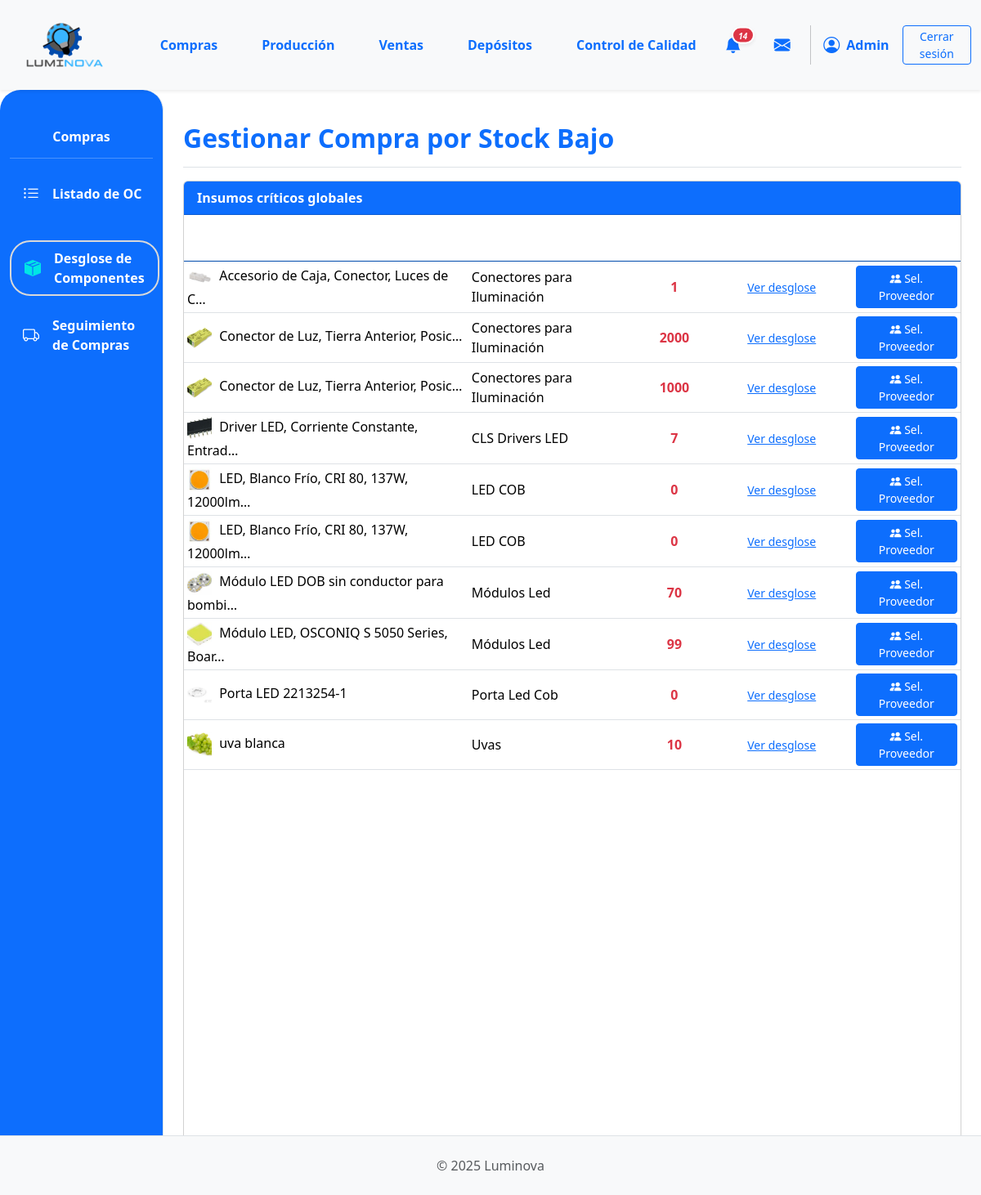
Page /compras/compras/desglose/ (signed in) on the committed database.
### App_LUMINOVA/models.py (models this page shows, shortened)
class CategoriaInsumo(models.Model):
    nombre = models.CharField(
        max_length=100, verbose_name="Nombre Categoría Insumo"
    )
    imagen = models.ImageField(upload_to="categorias_insumos/", null=True, blank=True)
    deposito = models.ForeignKey(
        "Deposito",
        on_delete=models.CASCADE,
        related_name="categorias_insumo",
        null=True,
        blank=True,
    )
    class Meta:
        verbose_name = "Categoría de Insumo"
        verbose_name_plural = "Categorías de Insumos"
        unique_together = ("nombre", "deposito")

class Insumo(models.Model):
    notificado_a_compras = models.BooleanField(default=False, help_text="¿Ya fue notificado a compras por stock bajo?")
    descripcion = models.CharField(max_length=255)
    categoria = models.ForeignKey(
        CategoriaInsumo, on_delete=models.PROTECT, related_name="insumos"
    )
    fabricante = models.ForeignKey(
        Fabricante,
        on_delete=models.SET_NULL,
        null=True,
        blank=True,
        related_name="insumos_fabricados",
    )
    imagen = models.ImageField(null=True, blank=True, upload_to="insumos/")
    stock = models.IntegerField(default=0)
    cantidad_en_pedido = models.PositiveIntegerField(
        default=0, verbose_name="Cantidad en Pedido", blank=True, null=True
    )
    deposito = models.ForeignKey(
        "Deposito",
        on_delete=models.PROTECT,
        related_name="insumos",
        null=True,
        blank=True,
        help_text="Depósito al que pertenece este insumo",
    )

### App_LUMINOVA/views_compras.py (the view)
# urls.py: path("compras/desglose/", compras_desglose_view, name="compras_desglose"),
@login_required
def compras_desglose_view(request):
    if not es_admin_o_rol(request.user, ["compras", "administrador"]):
        messages.error(request, "Acceso denegado. No tiene permisos para acceder a Compras.")
        return redirect("App_LUMINOVA:dashboard")
    logger.info("--- compras_desglose_view: INICIO ---")
    notificaciones_usuario = NotificationService.obtener_notificaciones_usuario(
        request.user, solo_no_leidas=True
    )
    if hasattr(notificaciones_usuario, 'filter'):
        notificaciones_stock_bajo = notificaciones_usuario.filter(tipo='stock_bajo')
    else:
        notificaciones_stock_bajo = [n for n in notificaciones_usuario if getattr(n, 'tipo', None) == 'stock_bajo']
    UMBRAL_STOCK_BAJO_INSUMOS = 15000
    ESTADOS_OC_POST_BORRADOR = [
        "APROBADA",
        "ENVIADA_PROVEEDOR",
        "EN_TRANSITO",
        "RECIBIDA_PARCIAL",
        "RECIBIDA_TOTAL",
        "COMPLETADA",
    ]
    from django.db.models import Sum
    insumos_con_oc_suficiente = []
    for insumo in Insumo.objects.filter(stock__lt=UMBRAL_STOCK_BAJO_INSUMOS):
        from django.db.models import Q
        total_en_ocs = Orden.objects.filter(
            tipo="compra",
            estado__in=ESTADOS_OC_POST_BORRADOR,
            insumo_principal=insumo
        ).filter(
            Q(deposito=insumo.deposito) | Q(deposito__isnull=True)
        ).aggregate(total=Sum('cantidad_principal'))['total'] or 0
        if (insumo.stock + total_en_ocs) >= UMBRAL_STOCK_BAJO_INSUMOS:
            insumos_con_oc_suficiente.append(insumo.id)
    insumos_ya_gestionados_ids = insumos_con_oc_suficiente
    logger.info(
        f"IDs de insumos que ya tienen OC post-borrador con cantidad suficiente: {list(insumos_ya_gestionados_ids)}"
    )
    all_insumos_bajo_stock = Insumo.objects.filter(stock__lt=UMBRAL_STOCK_BAJO_INSUMOS)
    logger.info(f"=== DEBUG DESGLOSE DE COMPRAS ===")
    logger.info(f"Umbral de stock bajo: {UMBRAL_STOCK_BAJO_INSUMOS}")
    if hasattr(all_insumos_bajo_stock, 'count'):
        logger.info(f"Total de insumos con stock bajo: {all_insumos_bajo_stock.count()}")
    else:
        logger.info(f"Total de insumos con stock bajo: {len(all_insumos_bajo_stock)}")
    for insumo in all_insumos_bajo_stock:
        ocs_activas = Orden.objects.filter(
            tipo="compra",
            estado__in=ESTADOS_OC_POST_BORRADOR,
            insumo_principal=insumo
        )
        total_en_ocs = ocs_activas.aggregate(total=Sum('cantidad_principal'))['total'] or 0
        stock_final = insumo.stock + total_en_ocs
        necesita_compra = stock_final < UMBRAL_STOCK_BAJO_INSUMOS
        logger.info(f"  Insumo '{insumo.descripcion}' (ID: {insumo.id}):")
        logger.info(f"    Stock actual: {insumo.stock}")
        logger.info(f"    En OCs activas: {total_en_ocs}")
        logger.info(f"    Stock proyectado: {stock_final}")
        logger.info(f"    Necesita compra: {necesita_compra}")
        logger.info(f"    OCs activas: {ocs_activas.count()}")
        for oc in ocs_activas:
            logger.info(f"      - OC #{oc.id}: Estado={oc.estado}, Cantidad={oc.cantidad_principal}")
    from collections import defaultdict
    insumos_criticos_qs = (
        Insumo.objects.filter(stock__lt=UMBRAL_STOCK_BAJO_INSUMOS)
        .exclude(id__in=insumos_ya_gestionados_ids)
        .select_related("categoria", "deposito")
        .order_by("descripcion")
    )
    insumos_dict = {}
    for insumo in insumos_criticos_qs:
        key = (insumo.descripcion, insumo.categoria_id)
        if key not in insumos_dict:
            insumos_dict[key] = {
                "id": insumo.id,
                "descripcion": insumo.descripcion,
                "categoria": insumo.categoria,
                "imagen": getattr(insumo, "imagen", None),
                "stock_total": 0,
                "desglose_depositos": [],
                "tiene_oc_borrador": False,
            }
        insumos_dict[key]["stock_total"] += insumo.stock
        insumos_dict[key]["desglose_depositos"].append({
            "deposito": insumo.deposito.nombre if insumo.deposito else "Sin depósito",
            "stock": insumo.stock,
        })
        tiene_oc_borrador = Orden.objects.filter(
            tipo="compra",
            estado="BORRADOR",
            insumo_principal=insumo,
            deposito=insumo.deposito
        ).exists()
        if tiene_oc_borrador:
            insumos_dict[key]["tiene_oc_borrador"] = True
    insumos_criticos_globales = list(insumos_dict.values())
    context = {
        "insumos_criticos_globales": insumos_criticos_globales,
        "notificaciones_stock_bajo": notificaciones_stock_bajo,
        "umbral_stock_bajo": UMBRAL_STOCK_BAJO_INSUMOS,
        "titulo_seccion": "Gestionar Compra por Stock Bajo",
    }
    if hasattr(notificaciones_stock_bajo, 'count'):
        try:
            logger.info(f"Notificaciones de stock bajo: {notificaciones_stock_bajo.count()}")
        except TypeError:
            logger.info(f"Notificaciones de stock bajo: {len(list(notificaciones_stock_bajo))}")
    else:
        logger.info(f"Notificaciones de stock bajo: {len(notificaciones_stock_bajo)}")
    return render(request, "compras/compras_desglose.html", context)

### App_LUMINOVA/context_processors.py (called while the page is built)
def puede_ver_deposito_sidebar(request):
    user = getattr(request, 'user', None)
    if not user or not user.is_authenticated:
        return {'puede_ver_deposito_sidebar': False}
    if user.is_superuser:
        return {'puede_ver_deposito_sidebar': True}
    tiene_depositos = UsuarioDeposito.objects.filter(usuario=user).exists()
    if user.groups.filter(name='Depósito').exists() and tiene_depositos:
        return {'puede_ver_deposito_sidebar': True}
    return {'puede_ver_deposito_sidebar': False}

### App_LUMINOVA/models.py (called while the page is built)
    @staticmethod
    def pedidos_por_deposito(deposito_id):
        return Orden.objects.filter(insumo_principal__deposito_id=deposito_id)

    @staticmethod
    def solicitudes_por_deposito(deposito_id):
        return OrdenProduccion.objects.filter(producto_a_producir__deposito_id=deposito_id)

### App_LUMINOVA/utils.py (called while the page is built, shortened)
def es_admin_o_rol(user, roles_permitidos=None):
    if user.is_superuser:
        return True

### App_LUMINOVA/templates/compras/compras_desglose.html (shortened to what this page needs)
{% extends 'padre.html' %}
{% load static %}
{% load django_bootstrap5 %}
{% block sidebar_content %}
    {% include 'compras/compras_sidebar.html' %}
{% endblock %}
{% block content %}
<div class="d-flex justify-content-between flex-wrap flex-md-nowrap align-items-center pt-3 pb-2 mb-3 border-bottom">
    <h1 class="h2 fw-bold text-primary">{{ titulo_seccion }}</h1>
</div>
<div class="card mt-3">
  <div class="card-header bg-primary text-white">
    <strong>Insumos críticos globales</strong>
  </div>
  <div class="card-body p-0">
    <table class="table table-hover table-sm align-middle mb-0">
      <thead class="color-thead">
        <tr>
          <th>Insumo</th>
          <th>Categoría</th>
          <th class="text-center">Stock Total</th>
          <th class="text-center">Desglose por Depósito</th>
          <th class="text-center">Acción</th>
        </tr>
      </thead>
      <tbody>
        {% for insumo in insumos_criticos_globales %}
        <tr>
          <td>
            {% if insumo.imagen %}
              <img src="{{ insumo.imagen.url }}" alt="{{ insumo.descripcion }}" style="width: 30px; height: 30px; object-fit: cover; border-radius: 3px; margin-right: 5px;">
            {% endif %}
            {{ insumo.descripcion|truncatechars:40 }}
          </td>
          <td>{{ insumo.categoria.nombre|default_if_none:"N/A" }}</td>
          <td class="text-center fw-bold text-danger">{{ insumo.stock_total }}</td>
          <td class="text-center">
            <button class="btn btn-link btn-sm" type="button" data-bs-toggle="collapse" data-bs-target="#desglose-{{ insumo.id }}" aria-expanded="false" aria-controls="desglose-{{ insumo.id }}">
              Ver desglose
            </button>
          </td>
          <td class="text-center">
            {% if insumo.tiene_oc_borrador %}
              <button class="btn btn-sm btn-secondary" disabled>OC en borrador pendiente</button>
            {% else %}
              <a href="{% url 'App_LUMINOVA:compras_seleccionar_proveedor_para_insumo' insumo.id %}"
                 class="btn btn-sm btn-primary"
                 title="Seleccionar Proveedor para {{ insumo.descripcion }}">
                <i class="bi bi-people-fill"></i> Sel. Proveedor
              </a>
            {% endif %}
          </td>
        </tr>
        {% empty %}
        <tr><td colspan="5" class="text-center">No hay insumos críticos para gestionar.</td></tr>
        {% endfor %}
      </tbody>
    </table>
  </div>
</div>
{% endblock %}

### App_LUMINOVA/templates/shared/header.html (shortened to what this page needs)
{% load static %}
<header>
    <nav class="navbar navbar-expand-lg navbar-light bg-light shadow-sm p-0">
        <div class="container-fluid d-flex align-items-center">
            <div class="col-md-3 col-lg-1">
                <a class="navbar-brand d-flex align-items-center ms-3" href="{% url 'App_LUMINOVA:dashboard' %}">
                    <img src="{% static 'img/logo.png' %}" alt="Luminova Logo" height="100" width="100" class="d-inline-block align-text-top me-2">
                </a>
            </div>
            <div class="collapse navbar-collapse" id="navbarContent" style="padding-left: 5%;">
                <ul class="navbar-nav mb-2 mb-lg-0 d-flex justify-content-around w-100">
                    <li class="nav-item"><a class="nav-link text-primary fw-bold" href="{% url 'App_LUMINOVA:compras_lista_oc' %} ">Compras</a></li>
                    <li class="nav-item"><a class="nav-link text-primary fw-bold" href="{% url 'App_LUMINOVA:produccion_principal' %}">Producción</a></li>
                    <li class="nav-item"><a class="nav-link text-primary fw-bold" href="{% url 'App_LUMINOVA:ventas_lista_ov' %}">Ventas</a></li>
                    <li class="nav-item"><a class="nav-link text-primary fw-bold" href="{% url 'App_LUMINOVA:seleccionar_deposito' %}">Depósitos</a></li>
                    <li class="nav-item"><a class="nav-link text-primary fw-bold" href="{% url 'App_LUMINOVA:control_calidad_view' %}">Control de Calidad</a></li>
                </ul>
                <div class="navbar-nav ms-auto d-flex flex-row align-items-center">
                    {% if user.is_authenticated %}
                        <div class="nav-item dropdown me-3">
                            <a class="nav-link px-2 position-relative d-flex align-items-center" href="#" role="button" data-bs-toggle="dropdown" aria-expanded="false" title="Notificaciones">
                                <i class="bi bi-bell-fill fs-5 text-primary">
                                    {% if total_notificaciones > 0 %}
                                    <span class="position-absolute translate-middle badge rounded-pill bg-danger shadow-sm" style="font-size: 0.5em; min-width:18px; border:2px solid #fff; margin-top: 3px; margin-left: 2px; display: inline-block; text-align: center;">{{ total_notificaciones }}</span>
                                    {% endif %}
                                </i>
                            </a>
                        </div>
                        <div class="nav-item dropdown ms-2" id="dropdown-mensajes">
                            <a class="nav-link px-2 position-relative d-flex align-items-center" href="#" id="mensajesDropdown" role="button" data-bs-toggle="dropdown" aria-expanded="false" title="Mensajes">
                                <i class="bi bi-envelope-fill fs-5 text-primary"></i>
                            </a>
                        </div>
                        <div class="nav-item d-flex align-items-center">
                             <i class="bi bi-person-circle fs-5 text-primary"></i>
                             <span class="ms-2 fw-bold text-primary">{{ user.first_name|default:user.username|capfirst }}</span>
                        </div>
                        <div class="nav-item ms-3">
                            <a class="btn btn-outline-primary btn-sm btn-CS" href="#" id="logout-btn">Cerrar sesión</a>
                        </div>
                    {% endif %}
                </div>
            </div>
        </div>
    </nav>
</header>

### App_LUMINOVA/static/css/custom.css (style rules this page uses)
html, body { height: 100%; margin: 0; }
body { display: flex; flex-direction: column; min-height: 100vh; }
.card { display: flex; flex-direction: column; height: 100%; }
.card-body { flex-grow: 1; display: flex; flex-direction: column; justify-content: space-between; }
.table > thead.color-thead { --bs-table-color: white; background-color: #014BAC !important; color: white !important; border-color: #014BAC !important; }
.table > thead.color-thead > tr > th { color: inherit !important; vertical-align: middle !important; }

### App_LUMINOVA/templates/shared/header.html (style rules this page uses)
.btn-CS { --bs-btn-padding-x: 1.25rem; --bs-btn-padding-y: 0.15rem; }

### rows in the picture
CategoriaInsumo: shows a picture, descripcion "Accesorio de Caja, Conector, Luces de C…", categoria.nombre "Conectores para Iluminación", stock_total "1", descripcion "Conector de Luz, Tierra Anterior, Posic…", stock_total "1000"
CategoriaInsumo: descripcion "Conector de Luz, Tierra Anterior, Posic…", categoria.nombre "Conectores para Iluminación", stock_total "2000"
CategoriaInsumo: shows a picture, descripcion "Driver LED, Corriente Constante, Entrad…", categoria.nombre "CLS Drivers LED", stock_total "7"
CategoriaInsumo: descripcion "LED, Blanco Frío, CRI 80, 137W, 12000lm…", categoria.nombre "LED COB", stock_total "0"
CategoriaInsumo: descripcion "LED, Blanco Frío, CRI 80, 137W, 12000lm…", categoria.nombre "LED COB", stock_total "0"
CategoriaInsumo: shows a picture, descripcion "Módulo LED DOB sin conductor para bombi…", categoria.nombre "Módulos Led", stock_total "70", descripcion "Módulo LED, OSCONIQ S 5050 Series, Boar…", stock_total "99"
CategoriaInsumo: shows a picture, descripcion "Porta LED 2213254-1", categoria.nombre "Porta Led Cob", stock_total "0"
CategoriaInsumo: shows a picture, descripcion "uva blanca", categoria.nombre "Uvas", stock_total "10"

### other values in the picture
{{ total_notificaciones }} "14"
{{ user.first_name|default:user.username|capfirst }} "Admin"
{{ titulo_seccion }} "Gestionar Compra por Stock Bajo"
